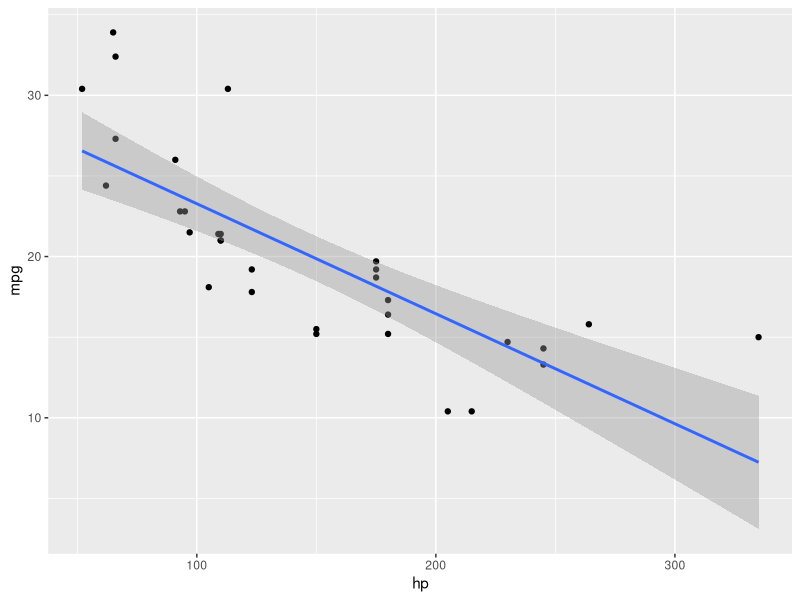
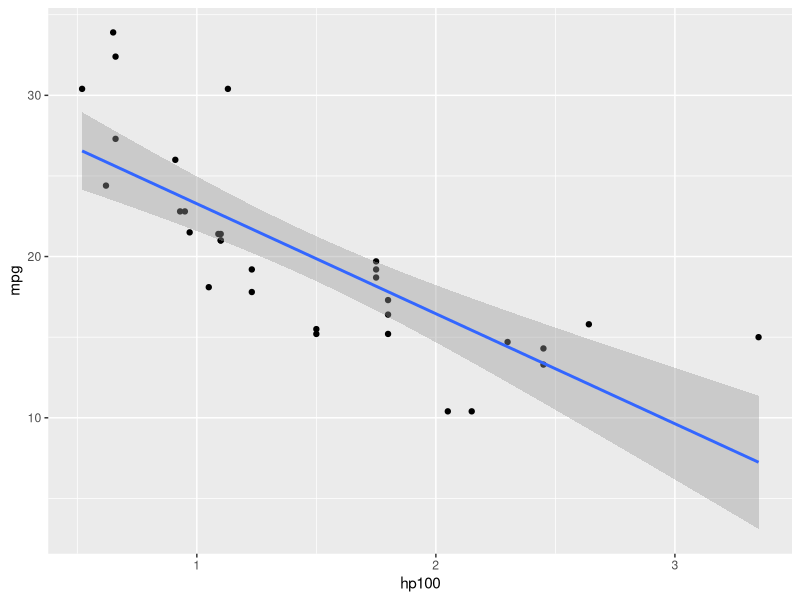

The R script that drew these images, in order:
# 2022-05-17

library(tidyverse)
data(mtcars)

ggplot(mtcars) +
  aes(x = hp, y = mpg) +
  geom_point() +
  geom_smooth(method = "lm")

lm(mpg ~  hp, data = mtcars)
# gibt Steigung und Achsenabschnitt der Gerade aus

# Aufgabe:
# Rechnen Sie Meilen in pro 100 PS um,
# und berechnen Sie das lm erneut!


mtcars2 <- 
  mtcars %>% 
  mutate(hp100 = hp / 100)


ggplot(mtcars2) +
  aes(x = hp100, y = mpg) +
  geom_point() +
  geom_smooth(method = "lm")

mein_erstes_lm <- lm(mpg ~  hp100, data = mtcars2)

predict(mein_erstes_lm, newdata = tibble(hp100 = c(2.5, 1, 3)))

        